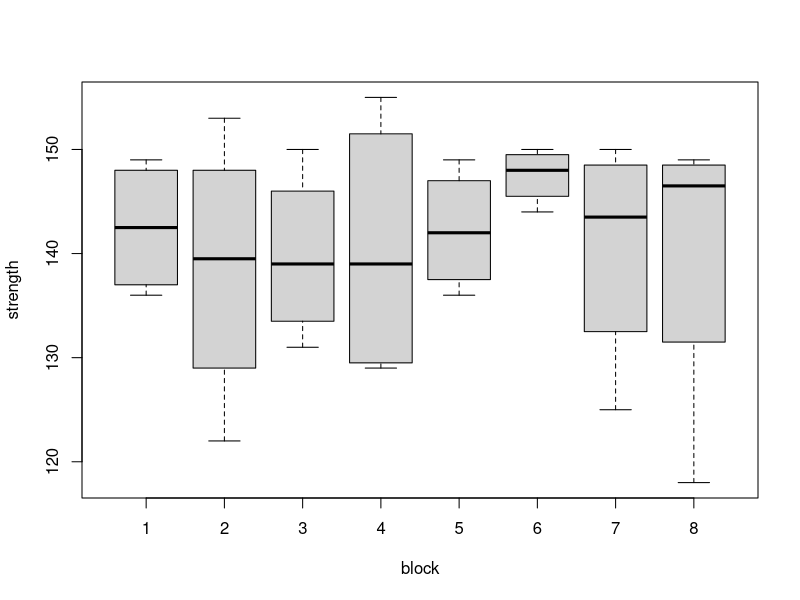
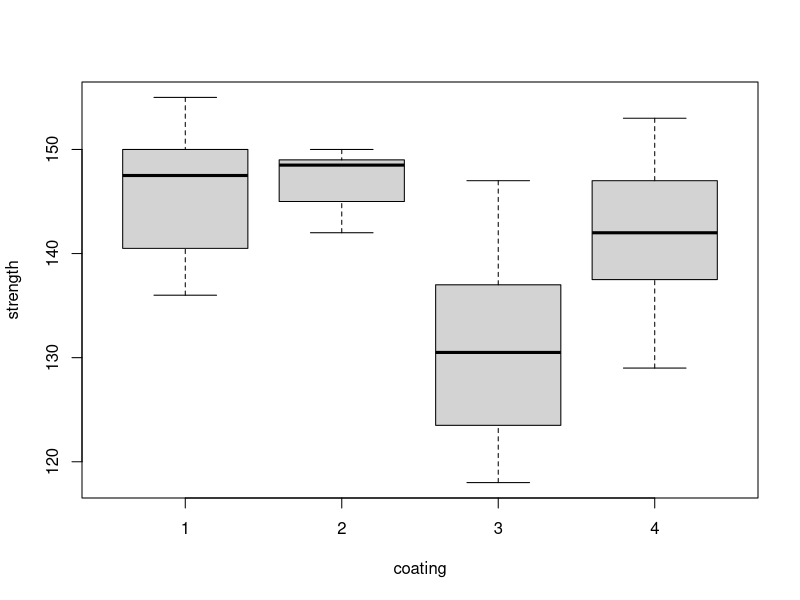
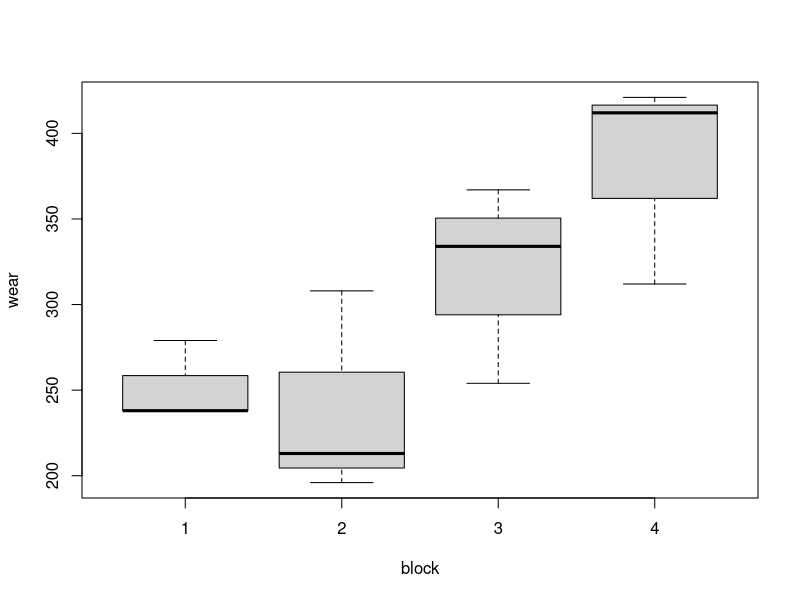
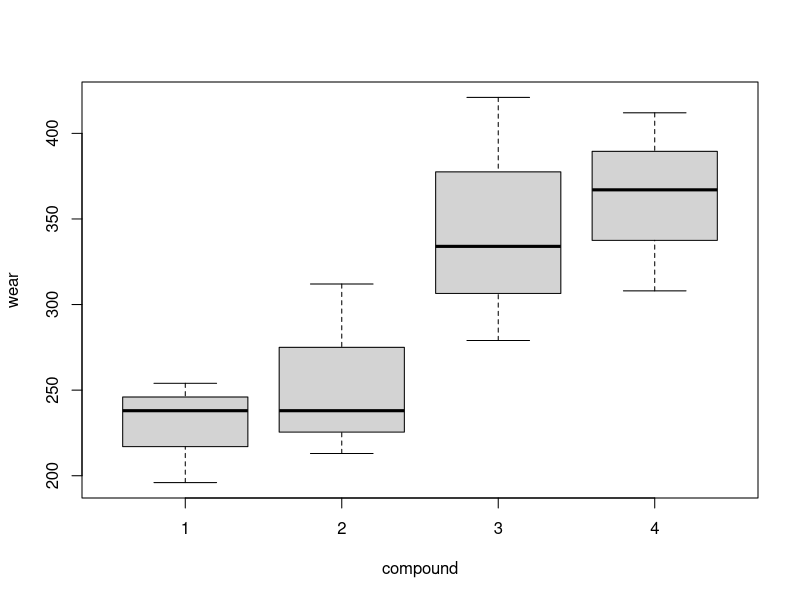

These figures' R source, in order:
## ---- chunk 1
bar <- data.frame(coating = rep(factor(1:4), 8),
                   block = rep(factor(1:8), rep(4, 8)), 
                   strength = c(136, 147, 138, 149, 136, 143, 122, 153, 150, 142, 131, 136,
                                   155, 148, 130, 129, 145, 149, 136, 139, 150, 149, 147, 144,
                                   147, 150, 125, 140, 148, 149, 118, 145)
                     )
knitr::kable(
 tidyr::pivot_wider(bar, names_from = coating, values_from = strength),
 col.names = c("Block", paste("Coating", 1:4)),
 caption = "Steel bar experiment: tensile strength values (kliograms per square inch, ksi) from steel bars with four different coatings."
)
## ---- chunk 2
boxplot(strength ~ block, data = bar)
boxplot(strength ~ coating, data = bar)
## ---- chunk 3
tyre <- data.frame(compound = as.factor(c(1, 2, 3, 1, 2, 4, 1, 3, 4, 2, 3, 4)),
                   block = rep(factor(1:4), rep(3, 4)), 
                   wear = c(238, 238, 279, 196, 213, 308, 254, 334, 367, 312, 421, 412)
                     )
options(knitr.kable.NA = '')
knitr::kable(
 tidyr::pivot_wider(tyre, names_from = compound, values_from = wear),
 col.names = c("Block", paste("Compound", 1:4)),
 caption = "Tyre experiment: wear measurements from tires made with four different rubber compounds."
)
## ---- chunk 4
boxplot(wear ~ block, data = tyre)
boxplot(wear ~ compound, data = tyre)
